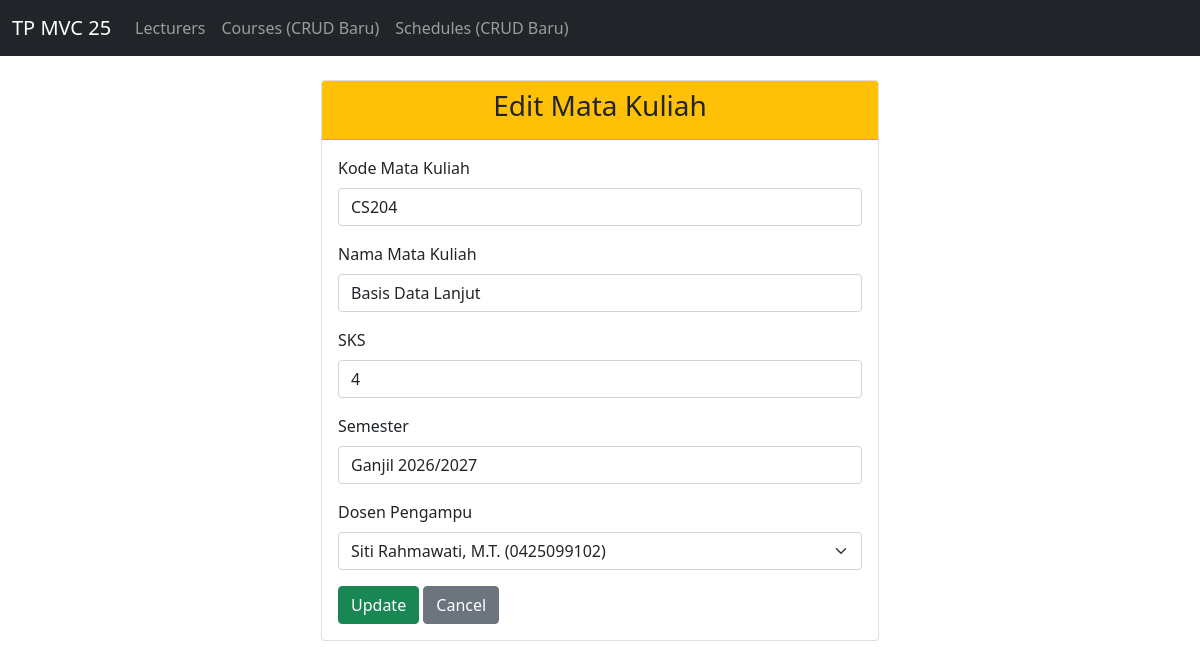
Page /Project/index.php?controller=course&action=edit&id=2 on the committed database.
### tables this page shows
CREATE TABLE IF NOT EXISTS `courses` (
  `id` INT(11) NOT NULL AUTO_INCREMENT,
  `course_code` VARCHAR(20) NOT NULL UNIQUE,
  `course_name` VARCHAR(120) NOT NULL,
  `credits` INT(2) NOT NULL DEFAULT 3,
  `semester` VARCHAR(20) NOT NULL,
  `lecturer_id` INT(11) NOT NULL,
  PRIMARY KEY (`id`),
  KEY `fk_courses_lecturer` (`lecturer_id`),
  CONSTRAINT `fk_courses_lecturer` FOREIGN KEY (`lecturer_id`)
    REFERENCES `lecturers` (`id`) ON DELETE CASCADE ON UPDATE CASCADE
);

CREATE TABLE IF NOT EXISTS `lecturers` (
  `id` INT(11) NOT NULL AUTO_INCREMENT,
  `name` VARCHAR(100) NOT NULL,
  `nidn` VARCHAR(30) NOT NULL UNIQUE,
  `email` VARCHAR(100) NOT NULL,
  `department` VARCHAR(80) NOT NULL DEFAULT 'Ilmu Komputer',
  `phone` VARCHAR(20) NOT NULL,
  `join_date` DATE NOT NULL,
  `status` ENUM('Active', 'Inactive') NOT NULL DEFAULT 'Active',
  PRIMARY KEY (`id`)
);

### Project/controllers/CourseController.php (called while the page is built, shortened)
<?php
require_once "models/Course.php";
require_once "models/Lecturer.php";
class CourseController
{
    private $courseModel;
    private $lecturerModel;
    public function __construct($db)
    {
        $this->courseModel = new Course($db);
        $this->lecturerModel = new Lecturer($db);
    }
    public function edit()
    {
        $id = isset($_GET['id']) ? (int)$_GET['id'] : 0;
        $course = $this->courseModel->getById($id);
        $lecturers = $this->lecturerModel->getAll();
        require_once "views/courses/edit.php";
    }
}

### Project/models/Course.php (called while the page is built, shortened)
<?php
class Course
{
    private $conn;
    private $table = "courses";
    public function __construct($db)
    {
        $this->conn = $db;
    }
    public function getById($id)
    {
        $stmt = $this->conn->prepare("SELECT * FROM {$this->table} WHERE id = ?");
        $stmt->bind_param("i", $id);
        $stmt->execute();
        return $stmt->get_result()->fetch_assoc();
    }
}

### Project/models/Lecturer.php (called while the page is built, shortened)
<?php
class Lecturer
{
    private $conn;
    private $table = "lecturers";
    public function __construct($db)
    {
        $this->conn = $db;
    }
    public function getAll()
    {
        $sql = "SELECT * FROM {$this->table} ORDER BY id DESC";
        return $this->conn->query($sql);
    }
}

### Project/views/courses/edit.php (the view)
<?php require_once "views/layout/header.php"; ?>
<div class="col-lg-6 m-auto">
  <form method="post">
    <div class="card">
      <div class="card-header bg-warning text-dark text-center">
        <h3>Edit Mata Kuliah</h3>
      </div>
      <div class="card-body">
        <label class="form-label">Kode Mata Kuliah</label>
        <input type="text" name="course_code" value="<?= htmlspecialchars($course['course_code']) ?>" class="form-control mb-3" required>
        <label class="form-label">Nama Mata Kuliah</label>
        <input type="text" name="course_name" value="<?= htmlspecialchars($course['course_name']) ?>" class="form-control mb-3" required>
        <label class="form-label">SKS</label>
        <input type="number" name="credits" min="1" max="6" value="<?= htmlspecialchars($course['credits']) ?>" class="form-control mb-3" required>
        <label class="form-label">Semester</label>
        <input type="text" name="semester" value="<?= htmlspecialchars($course['semester']) ?>" class="form-control mb-3" required>
        <label class="form-label">Dosen Pengampu</label>
        <select name="lecturer_id" class="form-select mb-3" required>
          <?php while ($l = $lecturers->fetch_assoc()): ?>
            <option value="<?= $l['id'] ?>" <?= $l['id'] == $course['lecturer_id'] ? 'selected' : '' ?>>
              <?= htmlspecialchars($l['name']) ?> (<?= htmlspecialchars($l['nidn']) ?>)
            </option>
          <?php endwhile; ?>
        </select>
        <button class="btn btn-success" type="submit">Update</button>
        <a class="btn btn-secondary" href="index.php?controller=course&action=index">Cancel</a>
      </div>
    </div>
  </form>
</div>
<?php require_once "views/layout/footer.php"; ?>

### rows in the picture
courses: course_code "CS204", course_name "Basis Data Lanjut", credits "4", semester "Ganjil 2026/2027", lecturer_id "Siti Rahmawati, M.T. (0425099102)"
